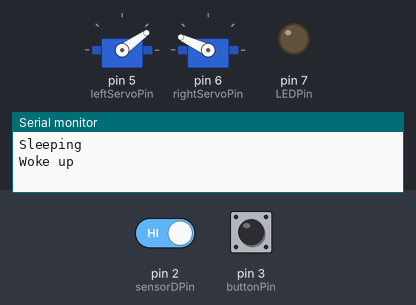
A sketch run on a simulated Arduino Uno, built with avr-gcc and run on an emulated ATmega328P. On the bench: 2 × servo, output pins drawn as LEDs (lit = HIGH), the last lines printed to the serial monitor. The inputs (shaded band) are chosen by the test bench; at power-on: pin 2 (sensorDPin) HIGH, pin 3 (buttonPin) LOW. Sleep ends after the set time or at an interrupt.

Above: at 1.7 s.
1.8 s: pin 2 (sensorDPin) driven LOW
At 2.8 s:
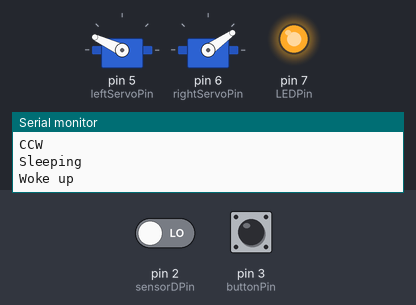
4.0 s: pin 3 (buttonPin) pulled HIGH for 0.15 s
At 4.4 s:
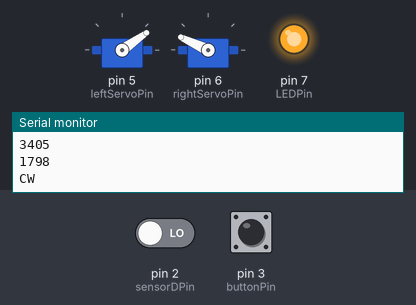
6.0 s: pin 3 (buttonPin) pulled HIGH for 1 s
At 6.4 s:
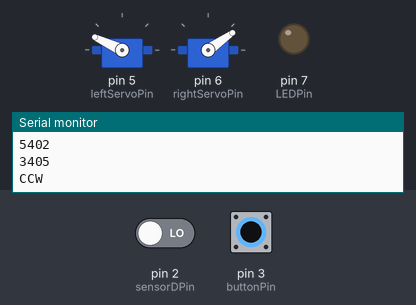
8.5 s: pin 3 (buttonPin) pulled HIGH for 3.2 s
At 8.8 s:
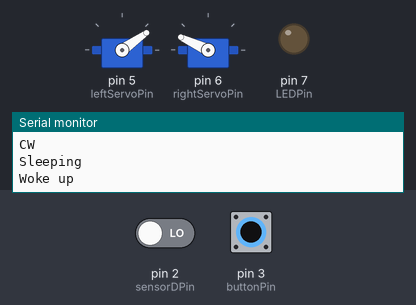
Timing chart, 0 to 11.5 s (numbered marks = the images above; inputs shaded):
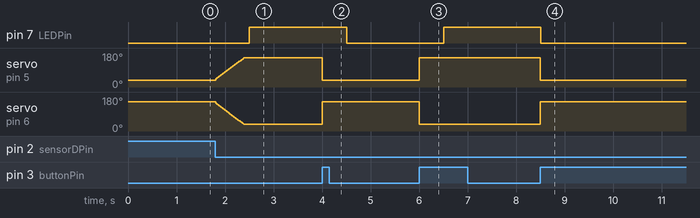

Measured:
- after the input at 1.8 s, pin 7 (LEDPin): LOW → HIGH after 0.70 s; servo on pin 5 (leftServoPin): moves from 35° to 155° over 0.58 s, starting at once; servo on pin 6 (rightServoPin): moves from 155° to 35° over 0.58 s, starting at once
- after the input at 4.0 s, pin 7 (LEDPin): HIGH → LOW after 0.51 s; servo on pin 5 (leftServoPin): 155° → 35° at once; servo on pin 6 (rightServoPin): 35° → 155° at once
- after the input at 6.0 s, pin 7 (LEDPin): LOW → HIGH after 0.51 s; servo on pin 5 (leftServoPin): 35° → 155° at once; servo on pin 6 (rightServoPin): 155° → 35° at once
- after the input at 8.5 s, pin 7 (LEDPin): HIGH → LOW at once; servo on pin 5 (leftServoPin): 155° → 35° at once; servo on pin 6 (rightServoPin): 35° → 155° at once

The sketch:

testSleep.ino
```cpp
#include "avr/sleep.h"
//#define sensorAPin A0
#define sensorDPin 2
//int sensorA;
int sensorD;
#define buttonPin 3
int button;
int timeNow;
int timeJn;

#define LEDPin 7
int activated = 0;

#include <Servo.h>
Servo leftServo;
Servo rightServo;
#define leftServoPin 5
#define rightServoPin 6
int angle = 155;

void action(){
  timeNow = millis();
  sensorD = digitalRead(sensorDPin);
  button = digitalRead(buttonPin);

  Serial.println(sensorD);
  Serial.print(activated);
  Serial.println("state");
  Serial.println(timeNow);
  Serial.println(timeJn);
  if ((timeNow - timeJn)>1000){
    timeJn = timeNow;

    if ((activated == 0) & (sensorD == 0)){
      for (int pos = angle; pos >= 35; pos --) { // goes from 180 degrees to 0 degrees
        leftServo.write(155 - (pos-35));              //155 - (pos-35) tell servo to go to position in variable 'pos'
        rightServo.write(pos);
        delay(100);                       // waits 15ms for the servo to reach the position
        Serial.println("CCW");
        angle = leftServo.read();
      }
      activated = 1;
    }

    else if((activated == 0) & (button == 1)){
      for (int pos = angle; pos >= 35; pos --) { // goes from 180 degrees to 0 degrees
        leftServo.write(155 - (pos-35)); //155 - (pos-35)             // tell servo to go to position in variable 'pos'
        rightServo.write(pos);
        delay(1000);                       // waits 15ms for the servo to reach the position
        Serial.println("CCW");
        angle = leftServo.read();
      }
      activated = 1;
    }

    else if((activated == 1) & (button == 1)){
      for (int pos = angle; pos <= 155; pos ++) { // goes from 180 degrees to 0 degrees
        leftServo.write(35 + (155-pos));//35 + (155-pos)              // tell servo to go to position in variable 'pos'
        rightServo.write(pos);
        delay(100);                       // waits 15ms for the servo to reach the position
        Serial.println("CW");
        angle = leftServo.read();
      }
      activated = 0;

    }


  }


}


void setup(){
//  pinMode(sensorAPin, INPUT);
  pinMode(LEDPin, OUTPUT);

  pinMode(sensorDPin, INPUT);
  pinMode(buttonPin, INPUT);
  leftServo.attach(leftServoPin);
  rightServo.attach(rightServoPin);
  Serial.begin(9600);
  timeJn = millis();


  leftServo.write(35 + (155-angle));
  rightServo.write(angle);
  delay(500);
}

void loop(){
  if(activated){digitalWrite(LEDPin, HIGH);}
  else{digitalWrite(LEDPin, LOW);}
  sleep_enable();
  attachInterrupt(digitalPinToInterrupt(sensorDPin), action, FALLING);

  attachInterrupt(digitalPinToInterrupt(buttonPin), action, RISING);
  delay(1000);

  set_sleep_mode(SLEEP_MODE_PWR_DOWN);
  Serial.println("Sleeping");
  //delay(2000);
  sleep_cpu();
  Serial.println("Woke up");

}
```
